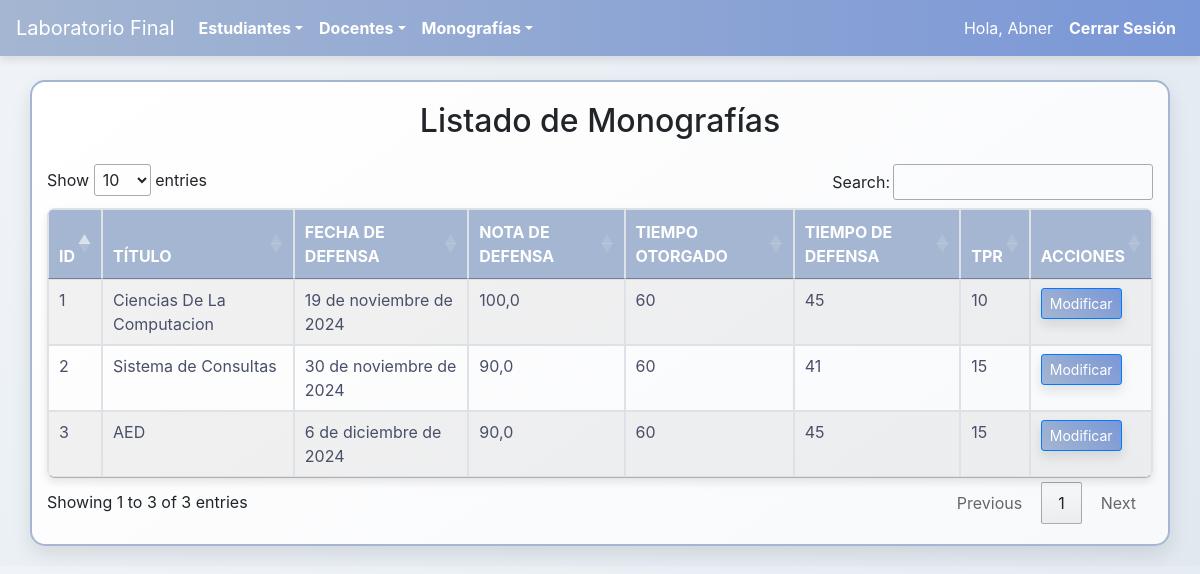
The app's page /monografia/ (signed in) with its own data.
### MonoEstudiantes/models.py (models this page shows, shortened)
class Monografia(models.Model):
    id_monografia = models.AutoField(primary_key=True)  # Clave primaria
    titulo = models.CharField(max_length=255)
    fecha_defensa = models.DateField()
    nota_defensa = models.FloatField()
    tiempo_otorgado = models.IntegerField()
    tiempo_defensa = models.IntegerField()
    tpr = models.IntegerField()

### MonoEstudiantes/views.py (the view)
# urls.py: path('monografia/', login_required(views.MonografiaListView.as_view()), name='listar_monografias'),
class MonografiaListView(ListView):
    model = Monografia
    template_name = 'monografia/listar.html'
    context_object_name = 'monografias'

### MonoEstudiantes/Templates/monografia/listar.html (shortened to what this page needs)
{% extends 'base.html' %}
{% block content %}
<link rel="stylesheet" href="https://cdn.datatables.net/1.13.6/css/jquery.dataTables.min.css">
<script src="https://code.jquery.com/jquery-3.6.0.min.js"></script>
    <h2 class="mb-4">Listado de Monografías</h2>
    <table id="monografiasTable" class="table table-bordered table-striped">
        <thead>
            <tr>
                <th>ID</th>
                <th>Título</th>
                <th>Fecha de Defensa</th>
                <th>Nota de Defensa</th>
                <th>Tiempo Otorgado</th>
                <th>Tiempo de Defensa</th>
                <th>TPR</th>
                <th>Acciones</th>
            </tr>
        </thead>
        <tbody>
            {% for monografia in monografias %}
            <tr>
                <td>{{ monografia.id_monografia }}</td>
                <td>{{ monografia.titulo }}</td>
                <td>{{ monografia.fecha_defensa }}</td>
                <td>{{ monografia.nota_defensa }}</td>
                <td>{{ monografia.tiempo_otorgado }}</td>
                <td>{{ monografia.tiempo_defensa }}</td>
                <td>{{ monografia.tpr }}</td>
                <td>
                    <a href="{% url 'modificar_monografia' monografia.pk %}" class="btn btn-primary btn-sm">Modificar</a>
                </td>
            </tr>
            {% endfor %}
        </tbody>
    </table>
{% endblock %}

### MonoEstudiantes/Templates/base.html (shortened to what this page needs)
<!DOCTYPE html>
<html lang="en">
<head>
    {% load static %}
    <link rel="stylesheet" href="{% static 'css/styles.css' %}">
    <link rel="stylesheet" href="https://stackpath.bootstrapcdn.com/bootstrap/4.5.2/css/bootstrap.min.css">
    <link rel="stylesheet" href="https://cdn.datatables.net/1.13.6/css/jquery.dataTables.min.css">
</head>
<body>
    <nav class="navbar navbar-expand-lg navbar-dark bg-dark">
        <a class="navbar-brand" href="/">Laboratorio Final</a>
        <div class="collapse navbar-collapse" id="navbarNav">
            <ul class="navbar-nav">
                <li class="nav-item dropdown">
                    <a class="nav-link dropdown-toggle" href="#" id="estudiantesDropdown" role="button"
                        data-toggle="dropdown" aria-haspopup="true" aria-expanded="false">Estudiantes</a>
                </li>
                <li class="nav-item dropdown">
                    <a class="nav-link dropdown-toggle" href="#" id="docentesDropdown" role="button"
                        data-toggle="dropdown" aria-haspopup="true" aria-expanded="false">Docentes</a>
                </li>
                <li class="nav-item dropdown">
                    <a class="nav-link dropdown-toggle" href="#" id="monografiasDropdown" role="button"
                        data-toggle="dropdown" aria-haspopup="true" aria-expanded="false">Monografías</a>
                </li>
            </ul>
            <ul class="navbar-nav ml-auto">
                {% if user.is_authenticated %}
                <li class="nav-item">
                    <span class="navbar-text text-white mr-2">
                        Hola, {{ user.username }}
                    </span>
                </li>
                <li class="nav-item">
                    <a class="nav-link" href="{% url 'logout' %}">Cerrar Sesión</a>
                </li>
                {% endif %}
            </ul>
        </div>
    </nav>
    <div class="container mt-4">
        {% block content %}
        {% endblock %}
    </div>
</body>
</html>

### MonoEstudiantes/static/css/styles.css (style rules this page uses)
body { background: linear-gradient(135deg, #F0F4F8, #E1E8F0); font-family: 'Century Gothic', sans-serif; color: #4A4F68; margin: 0; padding: 0; overflow-x: hidden; animation: gradientBackground 20s infinite alternate ease-in-out; }
.navbar { background: linear-gradient(90deg, #A4B6D1, #7A97D7); color: #FFF; box-shadow: 0px 4px 8px rgba(0, 0, 0, 0.1); position: sticky; top: 0; z-index: 1000; animation: slideIn 1s ease-out, navbarShadow 0.4s ease-out; }
.nav-link { color: #FFF !important; font-weight: bold; transition: color 0.3s, transform 0.3s, text-shadow 0.3s; }
.container { background: linear-gradient(145deg, #FFFFFF, #F8F9FB); border: 2px solid #A4B6D1; border-radius: 15px; box-shadow: 0px 8px 20px rgba(0, 0, 0, 0.1); padding: 20px; margin: 20px auto; max-width: 80%; position: relative; overflow: hidden; transition: transform 0.5s, box-shadow 0.5s, background-color 0.5s; }
.btn-primary { background: linear-gradient(45deg, #A4B6D1, #7A97D7); border: none; color: #fff; font-weight: bold; padding: 12px 24px; border-radius: 30px; box-shadow: 0px 6px 12px rgba(0, 0, 0, 0.1); transition: background-color 0.3s, transform 0.3s; }
table { width: 100%; border-collapse: collapse; border-radius: 8px; overflow: hidden; box-shadow: 0px 4px 8px rgba(0, 0, 0, 0.1); }
table th, table td { padding: 12px 18px; text-align: left; color: #4A4F68; transition: background-color 0.3s ease, transform 0.3s ease; }
table th { background-color: #A4B6D1; color: #FFF; font-weight: bold; text-transform: uppercase; }
h2, p { text-align: center; margin: 0 auto; }
h2 { margin-bottom: 20px; font-size: 2em; }

### records on screen
Monografia: id_monografia "1", titulo "Ciencias De La Computacion", fecha_defensa "19 de noviembre de 2024", nota_defensa "100,0", tiempo_otorgado "60", tiempo_defensa "45", tpr "10"
Monografia: id_monografia "2", titulo "Sistema de Consultas", fecha_defensa "30 de noviembre de 2024", nota_defensa "90,0", tiempo_otorgado "60", tiempo_defensa "41", tpr "15"
Monografia: id_monografia "3", titulo "AED", fecha_defensa "6 de diciembre de 2024", nota_defensa "90,0", tiempo_otorgado "60", tiempo_defensa "45", tpr "15"

### other values on screen
{{ user.username }} "Abner"
